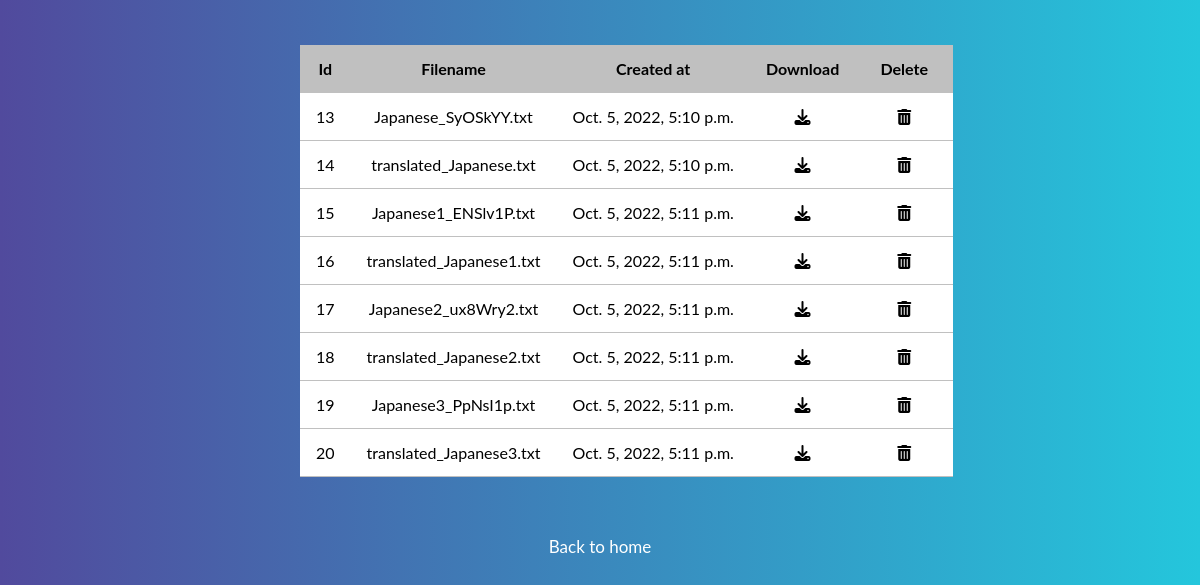
Page /fileupload/history/ (signed in) on the committed database.
### FileUpload/models.py (models this page shows, shortened)
class File(models.Model):
     title = models.CharField(max_length=50)
     file = models.FileField()
     created_at = models.DateTimeField(auto_now_add=True)
     file_of=models.ForeignKey(User, on_delete=models.CASCADE, default=1)

### FileUpload/views.py (the view)
# urls.py: path('history/', views.history, name='history'),
def history(request):
    FilesList=File.objects.filter(file_of=request.user)
    return render(request, 'FileUpload/history.html', {'FilesList':FilesList})

### Templates/FileUpload/history.html (shortened to what this page needs)
<!DOCTYPE html>
<html>
<head>
    <link rel="stylesheet" href="">
</head>
<body>
    <table>
        <thead>
            <tr>
                <td>Id</td>
                <td>Filename</td>
                <td>Created at</td>
                <td>Download</td>
                <td>Delete</td>
            </tr>
        </thead>
        <tbody>
            {% for f in FilesList %}
            <tr>
                <td>{{f.id}}</td>
                <td>{{f.file}}</td>
                <td>{{f.created_at}}</td>
                <td><a href="{{f.file.url}}" download><i class="fa fa-download" aria-hidden="true" fa-2x></i></a></td>
                <td><a href="/fileupload/delete/{{f.id}}"><i class="fa fa-trash-alt" aria-hidden="true" fa-2x></i></a></td>
            </tr>
            {% endfor %}
        </tbody>
    </table>
    <a href="{% url 'home'%}" id="back">Back to home</a>
</body>
</html>

### Templates/FileUpload/history.html (style rules this page uses)
body { margin: 0; padding: 0; font-family: "Lato", sans-serif; background: -webkit-linear-gradient(to right, #514A9D, #24C6DC); background: linear-gradient(to right, #514A9D, #24C6DC); }
table { background-color: white; }
thead { background-color: silver; font-weight: bold; }
table, tr, th, td { border-bottom: 1px solid silver; border-collapse: collapse; border-left: none; border-right: none; border-top: none; padding: 14px 16px; text-align: center; margin: 45px 100px 45px 300px; }
a { text-decoration: none; padding: 14px 16px; margin: 10px; font-weight:normal; color: black; border: none; }
#back { text-decoration: none; display: flex; align-items: center; justify-content: center; color: white; font-size: 17px; }

### rows in the picture
File: id "13", file "Japanese_SyOSkYY.txt", created_at "Oct. 5, 2022, 5:10 p.m."
File: id "14", file "translated_Japanese.txt", created_at "Oct. 5, 2022, 5:10 p.m."
File: id "15", file "Japanese1_ENSlv1P.txt", created_at "Oct. 5, 2022, 5:11 p.m."
File: id "16", file "translated_Japanese1.txt", created_at "Oct. 5, 2022, 5:11 p.m."
File: id "17", file "Japanese2_ux8Wry2.txt", created_at "Oct. 5, 2022, 5:11 p.m."
File: id "18", file "translated_Japanese2.txt", created_at "Oct. 5, 2022, 5:11 p.m."
File: id "19", file "Japanese3_PpNsI1p.txt", created_at "Oct. 5, 2022, 5:11 p.m."
File: id "20", file "translated_Japanese3.txt", created_at "Oct. 5, 2022, 5:11 p.m."
